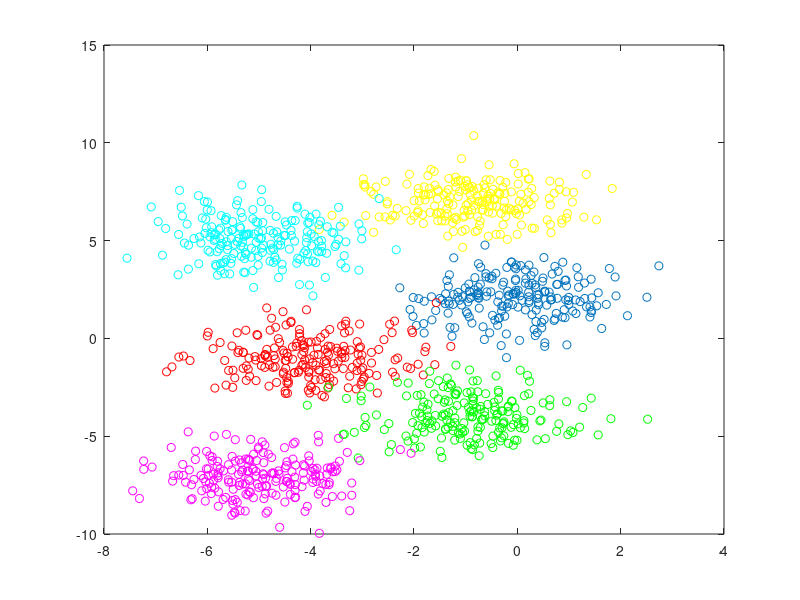

Write the MATLAB code that produced this figure. (Note: this script raises an error after producing the figure.)
% an example to construct an oblique decision tree with the specified
% resolution in 2D space.

clear
close all

bits=2; % specify the resolution

%% create data samples with 6 classes in 2D space
mu=[0 2];
sigma=[1 0;0 1];
N=200;
data1=mvnrnd(mu,sigma,N);
mu=[-4 -1];
data2=mvnrnd(mu,sigma,N);
mu=[-1 -4];
data3=mvnrnd(mu,sigma,N);
mu=[-1 7];
data4=mvnrnd(mu,sigma,N);
mu=[-5 5];
data5=mvnrnd(mu,sigma,N);
mu=[-5 -7];
data6=mvnrnd(mu,sigma,N);
data=[data1;data2;data3;data4;data5;data6];


labels=[ones(1,N) 2*ones(1,N) 3*ones(1,N) 4*ones(1,N) 5*ones(1,N) 6*ones(1,N)]';

plot(data1(:,1),data1(:,2),'o')
hold on
plot(data2(:,1),data2(:,2),'ro')
plot(data3(:,1),data3(:,2),'go')
plot(data4(:,1),data4(:,2),'yo')
plot(data5(:,1),data5(:,2),'co')
plot(data6(:,1),data6(:,2),'mo')

%%

[coeff class_id]=tree_split(data, labels, bits);
err=tree_test(data, labels, coeff, class_id);
boundaryplot2d(data,labels,coeff);
title(['an oblique decision tree with ',num2str(bits), ' bit resolution'])
